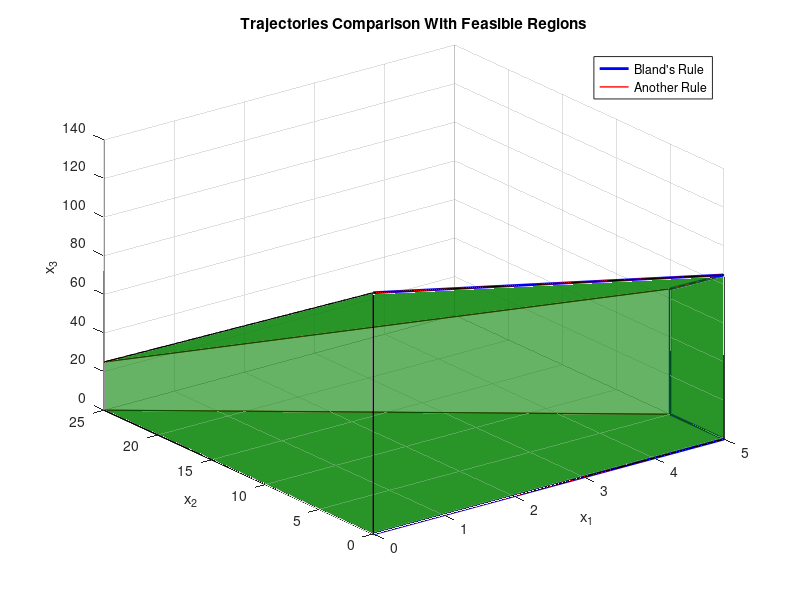

MATLAB code for this plot:
figure;
hold on;
grid on;

x1 = [0, 5, 5, 5, 5, 0];
y1 = [0, 0, 5, 5, 0, 0];
z1 = [0, 0, 0, 65, 85, 125];

x2 = [0, 5, 5, 0, 0, 5, 5, 0];
y2 = [0, 0, 5, 25, 25, 5, 0, 0];
z2 = [0, 0, 0, 0, 25, 65, 85, 125];

plot3(x1, y1, z1, 'b-', 'LineWidth', 2, 'DisplayName', "Bland's Rule");
plot3(x2, y2, z2, 'r-', 'LineWidth', 1, 'DisplayName', 'Another Rule');

vertices = [
    5, 5, 65;
    5, 0, 85;
    0, 25, 25;
    0, 0, 125;
    5, 5, 0;
    5, 0, 0;
    0, 25, 0;
    0, 0, 0
];

faces = {
    [5, 6, 8, 7],
    [1, 2, 4, 3],
    [5, 6, 2, 1],
    [6, 8, 4, 2],
    [8, 7, 3, 4],
    [7, 5, 1, 3]
};


for i = 1:length(faces)
    patch('Vertices', vertices, 'Faces', faces{i}, ...
          'FaceColor', [0, 0.5, 0], 'EdgeColor', 'k', ...
          'FaceAlpha', 0.6, 'HandleVisibility', 'off');
end
view(3);
grid on;

xlabel('x_1');
ylabel('x_2');
zlabel('x_3');
title('Trajectories Comparison With Feasible Regions');
legend('Location', 'best');
view(3);
